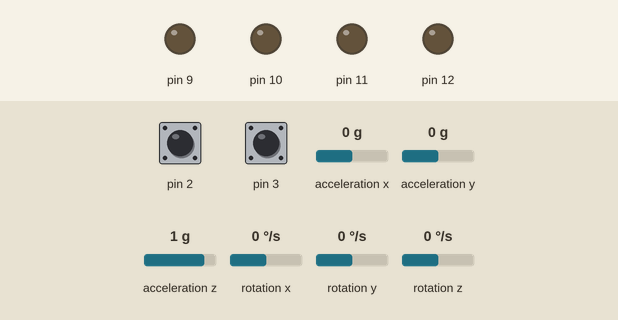
This sketch was run on a simulated Arduino Uno, built with avr-gcc and run on an emulated ATmega328P. Parts: output pins drawn as LEDs (lit = HIGH). The test bench sets the inputs (shaded band); at power-on: pin 2 HIGH, pin 3 HIGH, acceleration x 0 g, acceleration y 0 g, acceleration z 1 g, rotation x 0 °/s, rotation y 0 °/s, rotation z 0 °/s.

Above: at 0.1 s.
At 1.6 s:
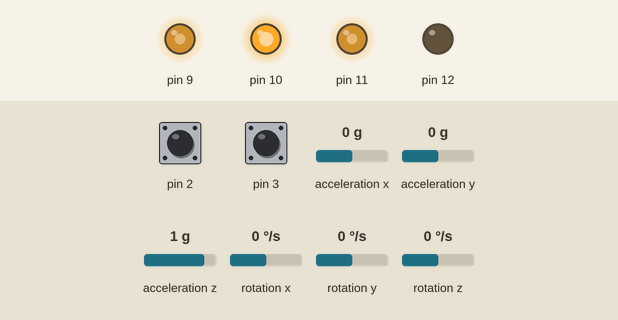
At 31.6 s:
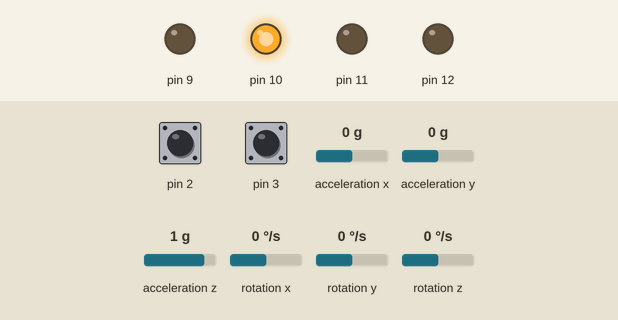
Timing chart, 0 to 33.1 s (numbered marks = the images above):
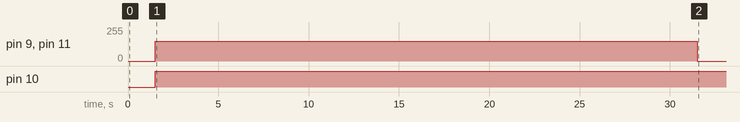

The sketch:

week8_part1.ino
```cpp
#include "Motor.hpp"
#include "DualEncoder.hpp"
#include "PIDController.hpp"
#include <MPU6050_light.h>

#define MOT1PWM 11
#define MOT1DIR 12
mtrn3100::Motor motor1(MOT1PWM, MOT1DIR);

#define MOT2PWM 9
#define MOT2DIR 10
mtrn3100::Motor motor2(MOT2PWM, MOT2DIR);

// 若小车前进时原地旋转，说明某个电机方向相反；优先修改下方
// If a forward command makes the robot spin, one motor direction is reversed;
#define EN_A  2
#define EN_B  7
#define EN_A2 3
#define EN_B2 8
mtrn3100::DualEncoder encoder(EN_A, EN_B, EN_A2, EN_B2);

//前两个参数为左右轮位置P增益，第三个为D增益。
// 到终点太慢可增大P；终点附近振荡可减小P或增大D。
// The first value is position Kp and the third is Kd for each wheel.
// Increase Kp if approach is too slow; reduce Kp or increase Kd if it oscillates.
mtrn3100::PIDController controller1(30, 0, 0.3);
mtrn3100::PIDController controller2(30, 0, 0.3);

MPU6050 mpu(Wire);
float targetHeading = 0.0f;

const float WHEEL_RADIUS    = 0.016f;  //轮半径单位为m  / Wheel radius is in metres
const float TARGET_DISTANCE = 1.0f;
const float K_HEADING       = 27.0f;  // 航向调节/ heading adjustment
const float K_SYNC          = 1.1f;  // 双轮同步/WHEEL SYNC: 编码器显示一侧持续领先时增大；左右命令互相打架时减小。/ Increase if one encoder consistently leads; decrease if wheel-sync fights heading control.
const float STOP_TOLERANCE  = 0.05f; // 停车阈值单位为轮子弧度。/Stop tolerance is in wheel radians.
// PWM调节/PWM: MAX控制速度；MIN必须略高于电机刚好能够启动的PWM。
// MAX limits speed; MIN should be just above the measured motor breakaway PWM.
const int16_t MAX_PWM        = 150;
const int16_t MIN_EFFECTIVE_PWM = 45;
// 稳定时间/SETTLING: 到位后仍滑动就增大；动作确认太慢可小幅减小。
// Increase if the robot still coasts after arrival; reduce slightly if confirmation is too slow.
const unsigned long SETTLE_TIME_MS = 250;
const unsigned long DRIVE_TIMEOUT_MS = 30000;//编码器故障时强制停车，不建议删除。/Stops the robot on encoder/control failure
const float targetAngle = TARGET_DISTANCE / WHEEL_RADIUS;

unsigned long lastPIDTime = 0;
const unsigned long PID_INTERVAL = 10000;

bool finished = false;
bool failed = false;
unsigned long driveStartTime = 0;
unsigned long withinToleranceSince = 0;

float applyMinimumPWM(float command) {
    if (command > 0.0f && command < MIN_EFFECTIVE_PWM) return MIN_EFFECTIVE_PWM;
    if (command < 0.0f && command > -MIN_EFFECTIVE_PWM) return -MIN_EFFECTIVE_PWM;
    return command;
}

void setup() {
    Wire.begin();
    byte imuStatus = mpu.begin();
    if (imuStatus != 0) {
        failed = true;
        return;
    }
    mpu.calcOffsets(true, true);
    delay(500);
    mpu.update();

    controller1.zeroAndSetTarget(encoder.getLeftRotation(), targetAngle);
    controller2.zeroAndSetTarget(-encoder.getRightRotation(), targetAngle);

    targetHeading = mpu.getAngleZ();
    driveStartTime = millis();
}

void loop() {
    if (finished || failed) {
        motor1.setPWM(0);
        motor2.setPWM(0);
        return;
    }

    unsigned long currentTime = micros();
    mpu.update();

    if (currentTime - lastPIDTime >= PID_INTERVAL) {
        lastPIDTime = currentTime;

        float leftPos  = encoder.getLeftRotation();
        float rightPos = -encoder.getRightRotation();

        float leftPWM  = controller1.compute(leftPos);
        float rightPWM = controller2.compute(rightPos);

        float headingError = targetHeading - mpu.getAngleZ();
        float headingCorrection = K_HEADING * headingError;
        headingCorrection = constrain(headingCorrection, -60.0f, 60.0f);

        float syncError = leftPos - rightPos;
        float syncCorrection = syncError * K_SYNC;

        float leftCmd  = constrain(leftPWM - headingCorrection - syncCorrection, (float)-MAX_PWM, (float)MAX_PWM);
        float rightCmd = constrain(-(rightPWM + headingCorrection + syncCorrection), (float)-MAX_PWM, (float)MAX_PWM);
        leftCmd = applyMinimumPWM(leftCmd);
        rightCmd = applyMinimumPWM(rightCmd);
        motor1.setPWM(leftCmd);
        motor2.setPWM(rightCmd);

        bool withinTolerance = fabs(controller1.getError()) < STOP_TOLERANCE &&
                               fabs(controller2.getError()) < STOP_TOLERANCE;
        if (withinTolerance) {
            motor1.setPWM(0);
            motor2.setPWM(0);
            if (withinToleranceSince == 0) withinToleranceSince = millis();
            if (millis() - withinToleranceSince >= SETTLE_TIME_MS) {
                finished = true;
            }
        } else {
            withinToleranceSince = 0;
        }

        if (!finished && millis() - driveStartTime >= DRIVE_TIMEOUT_MS) {
            failed = true;
            motor1.setPWM(0);
            motor2.setPWM(0);
        }

    }
}
```

DualEncoder.hpp
```cpp
#pragma once

#include <Arduino.h>
#include <util/atomic.h>

namespace mtrn3100 {

class DualEncoder {
public:
    DualEncoder(uint8_t enc1, uint8_t enc2, uint8_t enc3, uint8_t enc4)
        : mot1_int(enc1), mot1_dir(enc2), mot2_int(enc3), mot2_dir(enc4) {
        instance = this;
        pinMode(mot1_int, INPUT_PULLUP);
        pinMode(mot1_dir, INPUT_PULLUP);
        pinMode(mot2_int, INPUT_PULLUP);
        pinMode(mot2_dir, INPUT_PULLUP);

        attachInterrupt(digitalPinToInterrupt(mot1_int), DualEncoder::readLeftEncoderISR, RISING);
        attachInterrupt(digitalPinToInterrupt(mot2_int), DualEncoder::readRightEncoderISR, RISING);
    }

    void readLeftEncoder() {
        int8_t direction = digitalRead(mot1_dir) ? 1 : -1;
        l_count += direction;
    }

    void readRightEncoder() {
        int8_t direction = digitalRead(mot2_dir) ? 1 : -1;
        r_count += direction;
    }

    float getLeftRotation() {
        long count;
        ATOMIC_BLOCK(ATOMIC_RESTORESTATE) {
            count = l_count;
        }
        return (static_cast<float>(count) / counts_per_revolution) * 2 * PI;
    }

    float getRightRotation() {
        long count;
        ATOMIC_BLOCK(ATOMIC_RESTORESTATE) {
            count = r_count;
        }
        return (static_cast<float>(count) / counts_per_revolution) * 2 * PI;
    }

private:
    static void readLeftEncoderISR() {
        if (instance != nullptr) {
            instance->readLeftEncoder();
        }
    }

    static void readRightEncoderISR() {
        if (instance != nullptr) {
            instance->readRightEncoder();
        }
    }

public:
    const uint8_t mot1_int, mot1_dir, mot2_int, mot2_dir;
    // 实车标定/CALIBRATION: 每圈编码器计数。距离按固定比例错误时修改此值。
    // Encoder counts per wheel revolution. Change this if distance has a consistent scale error.
    uint16_t counts_per_revolution = 693;
    volatile long l_count = 0;
    volatile long r_count = 0;

private:
    static DualEncoder* instance;
};

DualEncoder* DualEncoder::instance = nullptr;

}
```

Motor.hpp
```cpp
#pragma once

#include <Arduino.h>

#include "math.h"

namespace mtrn3100 {

class Motor {
public:
    Motor(uint8_t pwm_pin, uint8_t in2) : pwm_pin(pwm_pin), dir_pin(in2) {
        pinMode(pwm_pin, OUTPUT);
        pinMode(in2, OUTPUT);
    }

    void setPWM(int16_t pwm) {
        if (pwm < 0) {
            digitalWrite(dir_pin, HIGH);
            analogWrite(pwm_pin, abs(pwm));
        } else if (pwm > 0) {
            digitalWrite(dir_pin, LOW);
            analogWrite(pwm_pin, abs(pwm));
        } else {
            analogWrite(pwm_pin, 0);
        }
    }

private:
    const uint8_t pwm_pin;
    const uint8_t dir_pin;
};

}
```

PIDController.hpp
```cpp
#pragma once

#include <math.h>

namespace mtrn3100 {

class PIDController {
public:
    PIDController(float kp, float ki, float kd)
        : prev_time(0), curr_time(0), dt(0), kp(kp), ki(ki), kd(kd),
          error(0), derivative(0), integral(0), output(0), prev_error(0),
          setpoint(0), zero_ref(0), derivative_ready(false) {}

    float compute(float input) {
        curr_time = micros();
        dt = static_cast<float>(curr_time - prev_time) / 1e6f;
        prev_time = curr_time;

        if (dt <= 0.0f) dt = 1.0e-6f;

        error = setpoint - (input - zero_ref);

        float proportional = error;
        integral = integral + error * dt;
        if (derivative_ready) {
            derivative = (error - prev_error) / dt;
        } else {
            derivative = 0.0f;
            derivative_ready = true;
        }
        output = kp * proportional + ki * integral + kd * derivative;

        prev_error = error;

        return output;
    }

    void tune(float p, float i, float d) {
        kp = p;
        ki = i;
        kd = d;
    }

    float getError() {
        return error;
    }

    void zeroAndSetTarget(float zero, float target) {
        prev_time = micros();
        zero_ref = zero;
        setpoint = target;
        error = target;
        prev_error = error;
        integral = 0.0f;
        derivative = 0.0f;
        output = 0.0f;
        derivative_ready = false;
    }

public:
    uint32_t prev_time, curr_time;
    float dt;

private:
    float kp, ki, kd;
    float error, derivative, integral, output;
    float prev_error;
    float setpoint;
    float zero_ref;
    bool derivative_ready;
};

}
```

Measured:
- by itself, pin 9, pin 11: 0/255 → 150/255 at 1.5 s, → 0/255 30.0 s later
- by itself, pin 10: LOW → HIGH at 1.5 s
